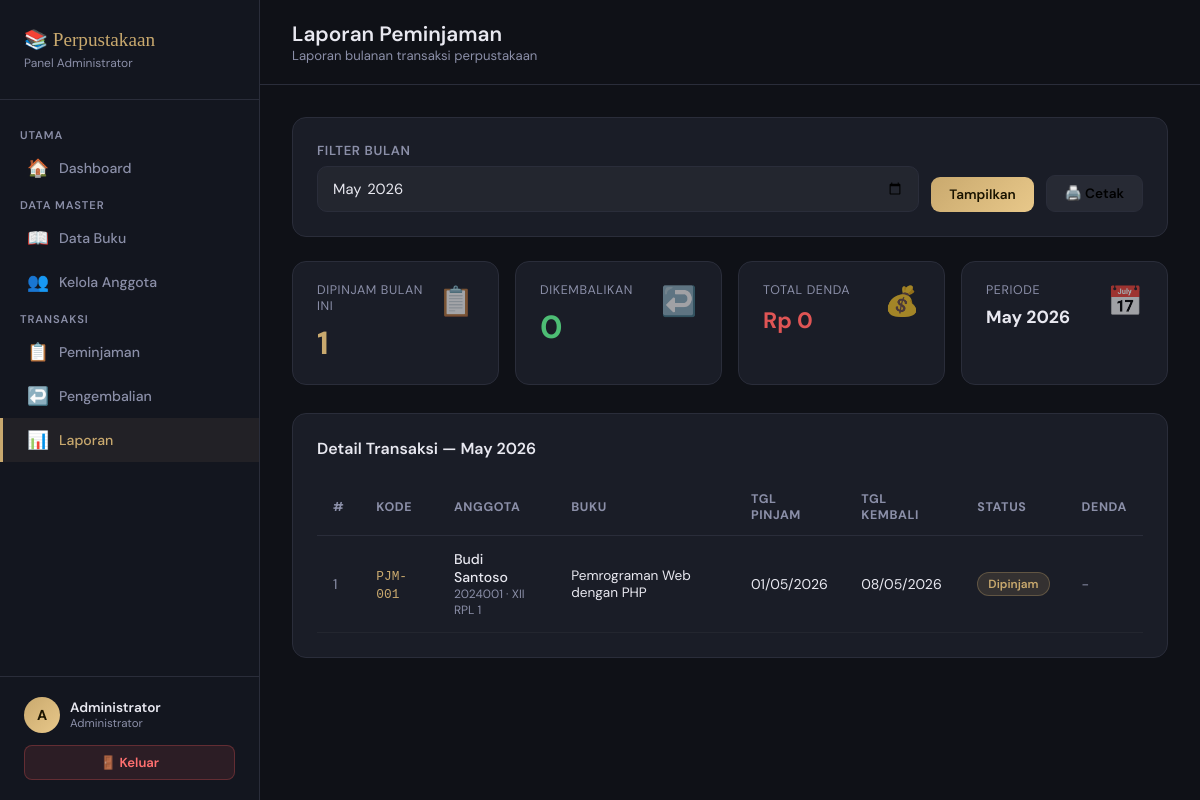
Page /admin/laporan.php (signed in) on the committed database.
### tables this page shows
CREATE TABLE IF NOT EXISTS peminjaman (
    id INT AUTO_INCREMENT PRIMARY KEY,
    kode_pinjam VARCHAR(20) NOT NULL UNIQUE,
    anggota_id INT NOT NULL,
    buku_id INT NOT NULL,
    tgl_pinjam DATE NOT NULL,
    tgl_kembali DATE NOT NULL,
    tgl_pengembalian DATE NULL,
    status ENUM('dipinjam','dikembalikan','terlambat') DEFAULT 'dipinjam',
    denda INT DEFAULT 0,
    created_at TIMESTAMP DEFAULT CURRENT_TIMESTAMP,
    FOREIGN KEY (anggota_id) REFERENCES anggota(id),
    FOREIGN KEY (buku_id) REFERENCES buku(id)
);

CREATE TABLE IF NOT EXISTS anggota (
    id INT AUTO_INCREMENT PRIMARY KEY,
    nis VARCHAR(20) NOT NULL UNIQUE,
    nama VARCHAR(100) NOT NULL,
    kelas VARCHAR(20),
    alamat TEXT,
    telepon VARCHAR(15),
    user_id INT,
    created_at TIMESTAMP DEFAULT CURRENT_TIMESTAMP,
    FOREIGN KEY (user_id) REFERENCES user(id) ON DELETE SET NULL
);

CREATE TABLE IF NOT EXISTS buku (
    id INT AUTO_INCREMENT PRIMARY KEY,
    kode_buku VARCHAR(20) NOT NULL UNIQUE,
    judul VARCHAR(200) NOT NULL,
    pengarang VARCHAR(100),
    penerbit VARCHAR(100),
    tahun_terbit YEAR,
    kategori VARCHAR(50),
    stok INT DEFAULT 0,
    created_at TIMESTAMP DEFAULT CURRENT_TIMESTAMP
);

### admin/laporan.php (the view, shortened to what this page needs)
<?php
include "../koneksi.php";
include "../includes/navbar_admin.php";
$bulan = isset($_GET['bulan']) ? $_GET['bulan'] : date('Y-m');
$bulan_sql = $bulan . '%';
$total_pinjam_bulan = mysqli_fetch_row(mysqli_query($conn, "SELECT COUNT(*) FROM peminjaman WHERE tgl_pinjam LIKE '$bulan_sql'"))[0];
$total_kembali_bulan = mysqli_fetch_row(mysqli_query($conn, "SELECT COUNT(*) FROM peminjaman WHERE tgl_pengembalian LIKE '$bulan_sql'"))[0];
$total_denda = mysqli_fetch_row(mysqli_query($conn, "SELECT SUM(denda) FROM peminjaman WHERE tgl_pengembalian LIKE '$bulan_sql'"))[0] ?? 0;
$query = mysqli_query($conn, "
    SELECT p.*, a.nama AS nama_anggota, a.nis, a.kelas, b.judul, b.kode_buku
    FROM peminjaman p
    JOIN anggota a ON p.anggota_id=a.id
    JOIN buku b ON p.buku_id=b.id
    WHERE p.tgl_pinjam LIKE '$bulan_sql'
    ORDER BY p.tgl_pinjam DESC
");
?>
<div class="topbar">
    <div>
        <h1>Laporan Peminjaman</h1>
        <div class="breadcrumb">Laporan bulanan transaksi perpustakaan</div>
    </div>
</div>
<div class="content">
<div class="card">
    <form method="GET" style="display:flex;gap:12px;align-items:flex-end;">
        <div class="form-group" style="margin:0;flex:1;">
            <label>Filter Bulan</label>
            <input type="month" name="bulan" value="<?= $bulan ?>">
        </div>
        <button type="submit" class="btn btn-primary">Tampilkan</button>
        <button type="button" onclick="window.print()" class="btn" style="background:rgba(255,255,255,.06);border:1px solid var(--border);">🖨️ Cetak</button>
    </form>
</div>
<div class="stat-grid">
    <div class="stat-card">
        <span class="stat-icon">📋</span>
        <div class="stat-label">Dipinjam Bulan Ini</div>
        <div class="stat-value" style="color:var(--gold);"><?= $total_pinjam_bulan ?></div>
    </div>
    <div class="stat-card">
        <span class="stat-icon">↩️</span>
        <div class="stat-label">Dikembalikan</div>
        <div class="stat-value" style="color:#4dbd74;"><?= $total_kembali_bulan ?></div>
    </div>
    <div class="stat-card">
        <span class="stat-icon">💰</span>
        <div class="stat-label">Total Denda</div>
        <div class="stat-value" style="color:#e05555;font-size:1.4rem;">Rp <?= number_format($total_denda,0,',','.') ?></div>
    </div>
    <div class="stat-card">
        <span class="stat-icon">📅</span>
        <div class="stat-label">Periode</div>
        <div class="stat-value" style="font-size:1.1rem;"><?= date('M Y', strtotime($bulan.'-01')) ?></div>
    </div>
</div>
<div class="card">
    <h3 style="font-size:1rem;font-weight:600;margin-bottom:20px;">Detail Transaksi — <?= date('F Y', strtotime($bulan.'-01')) ?></h3>
    <table>
        <thead>
            <tr><th>#</th><th>Kode</th><th>Anggota</th><th>Buku</th><th>Tgl Pinjam</th><th>Tgl Kembali</th><th>Status</th><th>Denda</th></tr>
        </thead>
        <tbody>
            <?php $no=1; while($row = mysqli_fetch_assoc($query)): ?>
            <tr>
                <td style="color:var(--muted);"><?= $no++ ?></td>
                <td><code style="color:var(--gold);font-size:.8rem;"><?= $row['kode_pinjam'] ?></code></td>
                <td>
                    <div style="font-weight:500;"><?= htmlspecialchars($row['nama_anggota']) ?></div>
                    <div style="font-size:.75rem;color:var(--muted);"><?= $row['nis'] ?> · <?= $row['kelas'] ?></div>
                </td>
                <td style="font-size:.85rem;"><?= htmlspecialchars($row['judul']) ?></td>
                <td><?= date('d/m/Y', strtotime($row['tgl_pinjam'])) ?></td>
                <td><?= date('d/m/Y', strtotime($row['tgl_kembali'])) ?></td>
                <td>
                    <?php if($row['status']=='dikembalikan'): ?><span class="badge badge-green">Dikembalikan</span>
                    <?php elseif($row['status']=='terlambat'): ?><span class="badge badge-red">Terlambat</span>
                    <?php else: ?><span class="badge badge-gold">Dipinjam</span><?php endif; ?>
                </td>
                <td><?= $row['denda'] > 0 ? '<span style="color:#ff7070;">Rp '.number_format($row['denda'],0,',','.').'</span>' : '<span style="color:var(--muted);">-</span>' ?></td>
            </tr>
            <?php endwhile; ?>
        </tbody>
    </table>
</div>
</div>
</div></body></html>

### includes/navbar_admin.php (style rules this page uses)
:root { --bg:#0f1117;--sidebar:#13161f;--card:#1a1d27;--border:#2a2d3a;--gold:#c9a96e;--gold-light:#e8c88a;--text:#e8e8f0;--muted:#8b8fa8;--danger:#e05555;--success:#4dbd74; }
* { margin:0;padding:0;box-sizing:border-box; }
body { font-family:'DM Sans',sans-serif;background:var(--bg);color:var(--text);display:flex;min-height:100vh; }
.topbar { padding:20px 32px;border-bottom:1px solid var(--border);background:var(--bg);display:flex;align-items:center;justify-content:space-between; }
.topbar h1 { font-size:1.3rem;font-weight:600; }
.topbar .breadcrumb { font-size:.82rem;color:var(--muted); }
.content { padding:32px;flex:1; }
.card { background:var(--card);border:1px solid var(--border);border-radius:14px;padding:24px;margin-bottom:24px; }
.stat-grid { display:grid;grid-template-columns:repeat(4,1fr);gap:16px;margin-bottom:28px; }
.stat-card { background:var(--card);border:1px solid var(--border);border-radius:14px;padding:20px 24px; }
.stat-label { font-size:.78rem;color:var(--muted);text-transform:uppercase;letter-spacing:.05em;margin-bottom:8px; }
.stat-value { font-size:2rem;font-weight:700;color:var(--text); }
.stat-icon { font-size:1.8rem;float:right;opacity:.6; }
table { width:100%;border-collapse:collapse; }
thead th { text-align:left;padding:12px 16px;font-size:.78rem;color:var(--muted);text-transform:uppercase;letter-spacing:.05em;border-bottom:1px solid var(--border); }
tbody td { padding:14px 16px;font-size:.88rem;border-bottom:1px solid rgba(255,255,255,.04); }
.badge { display:inline-block;padding:3px 10px;border-radius:20px;font-size:.74rem;font-weight:600; }
.badge-gold { background:rgba(201,169,110,.15);color:var(--gold);border:1px solid rgba(201,169,110,.3); }
.btn { display:inline-block;padding:9px 18px;border-radius:9px;font-size:.85rem;font-weight:600;text-decoration:none;border:none;cursor:pointer;font-family:'DM Sans',sans-serif;transition:all .2s; }
.btn-primary { background:linear-gradient(135deg,var(--gold),var(--gold-light));color:#1a1400; }
.form-group { margin-bottom:18px; }
.form-group label { display:block;font-size:.82rem;font-weight:600;color:var(--muted);margin-bottom:7px;text-transform:uppercase;letter-spacing:.05em; }
.form-group input,.form-group select,.form-group textarea { width:100%;background:rgba(255,255,255,.04);border:1px solid var(--border);border-radius:10px;padding:11px 14px;color:var(--text);font-size:.92rem;font-family:'DM Sans',sans-serif;transition:all .2s;outline:none; }

### rows in the picture
peminjaman: kode_pinjam "PJM-001", anggota.nama "Budi Santoso", anggota.nis "2024001", anggota.kelas "XII RPL 1", buku.judul "Pemrograman Web dengan PHP", tgl_pinjam "01/05/2026", tgl_kembali "08/05/2026", status "Dipinjam"

### other values in the picture
substr($_SESSION['nama'], 0, 1) "A"
$_SESSION['nama'] "Administrator"
$total_pinjam_bulan "1"
$total_kembali_bulan "0"
$total_denda "0"
date('M Y', strtotime($bulan.'-01')) "May 2026"
date('F Y', strtotime($bulan.'-01')) "May 2026"
